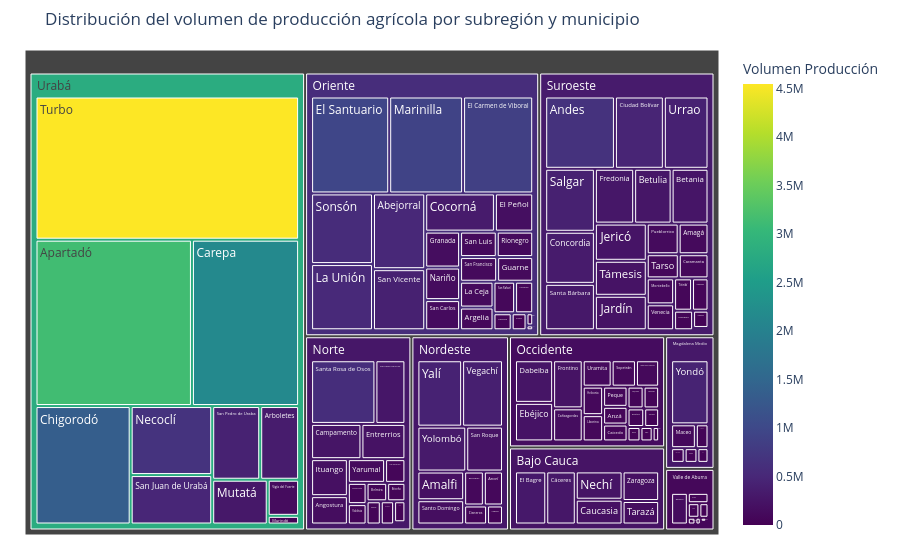

Notebook cell for this chart:
### Code cell
fig = func.treemap_produccion_municipio(df_completo)
fig.show()

### Figure 1 — Plotly figure (JSON) as saved in the notebook; plotly's stock layout.template omitted (floating-point values rounded to 4 significant figures; data arrays with more than 128 entries replaced by an {"elided": "..."} marker saying what was removed)
{"data": [{"branchvalues": "total", "customdata": {"elided": "135x1 float values"}, "domain": {"x": [0, 1], "y": [0, 1]}, "hovertemplate": "labels=%{label}<br>Volumen Producción_sum=%{value}<br>parent=%{parent}<br>id=%{id}<br>Volumen Producción=%{color}<extra></extra>", "ids": {"elided": "135 str values"}, "labels": {"elided": "135 str values"}, "marker": {"coloraxis": "coloraxis", "colors": {"elided": "135 float values"}}, "name": "", "parents": {"elided": "135 str values"}, "type": "treemap", "values": {"elided": "135 float values"}}], "layout": {"coloraxis": {"colorbar": {"title": {"text": "Volumen Producción"}}, "colorscale": [[0, "#440154"], [0.1111, "#482878"], [0.2222, "#3e4989"], [0.3333, "#31688e"], [0.4444, "#26828e"], [0.5556, "#1f9e89"], [0.6667, "#35b779"], [0.7778, "#6ece58"], [0.8889, "#b5de2b"], [1, "#fde725"]]}, "legend": {"tracegroupgap": 0}, "margin": {"b": 25, "l": 25, "r": 25, "t": 50}, "title": {"text": "Distribución del volumen de producción agrícola por subregión y municipio"}}}
